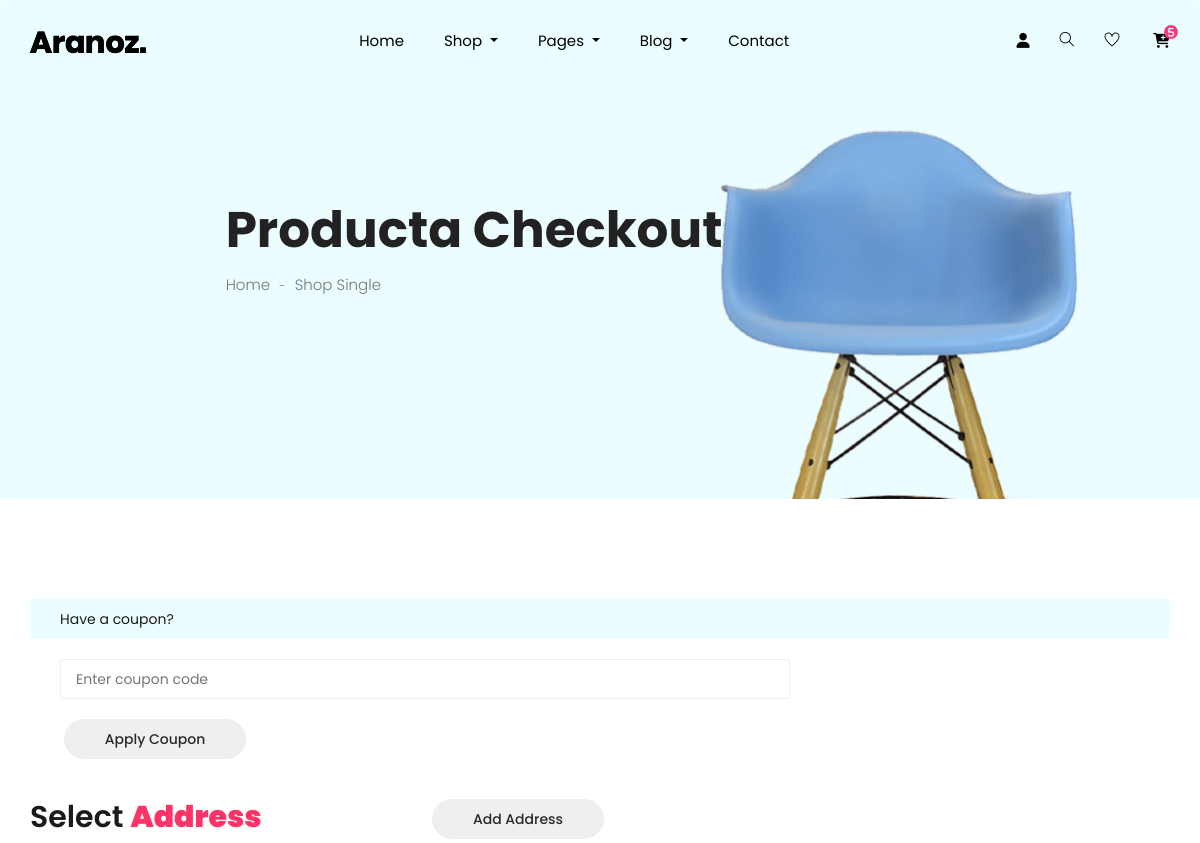
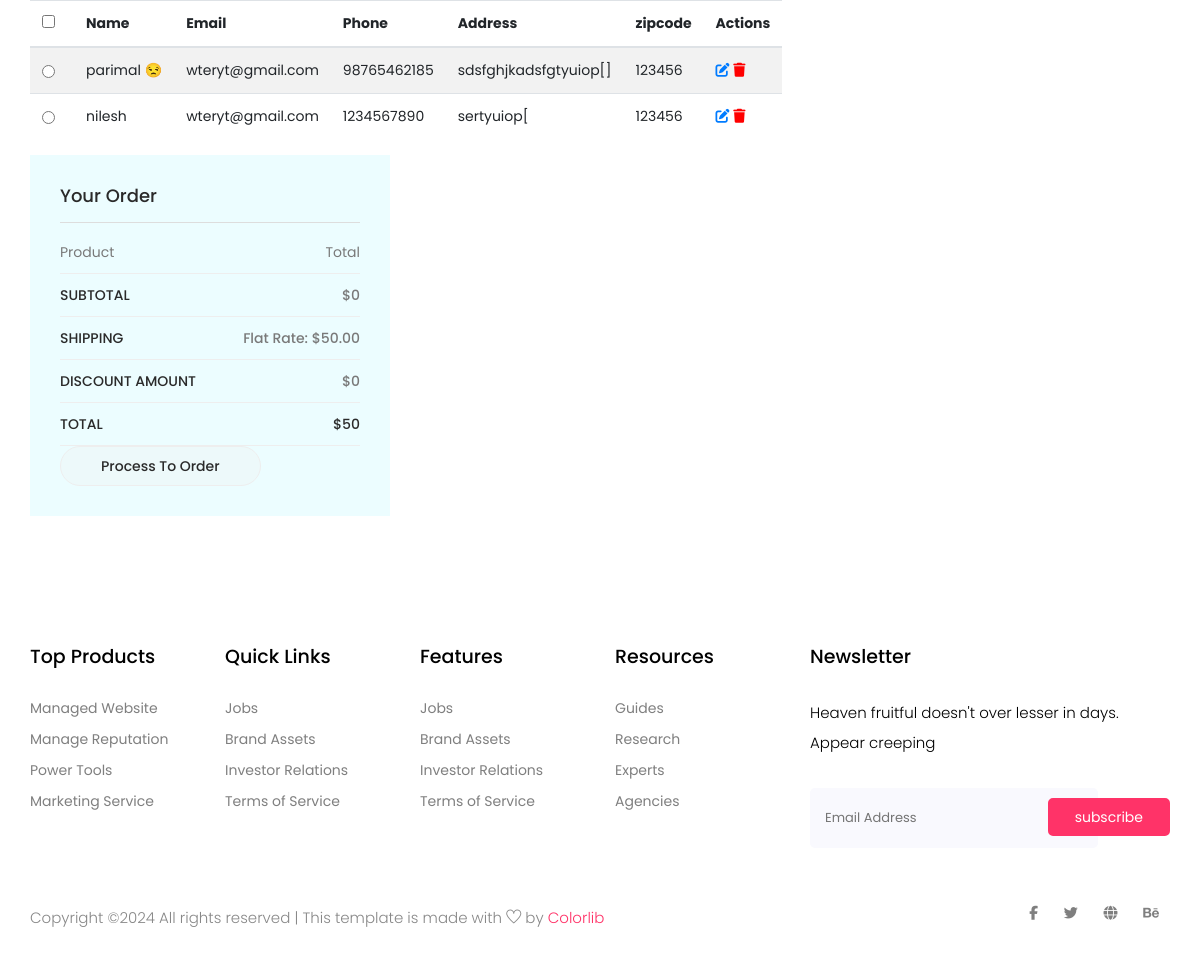
Screenshot of /check (signed in) with the database file from the repository (2 pictures, top to bottom).
### shop/models.py (models this page shows, shortened)
class billing_address(models.Model):
    name=models.CharField(max_length=100,null=False)
    phone=models.IntegerField(null=False)
    email=models.EmailField(max_length=100,null=False)
    address=models.CharField(max_length=200,null=False)
    zipcode=models.IntegerField(null=False)

### shop/views.py (the view, shortened to what this page needs)
# urls.py: path('check', views.check, name='check'),
def check(request):
        uid=user.objects.get(email=request.session["email"])
        cid=add_cart.objects.filter(user=uid)
        adi=billing_address.objects.filter(email=request.session["email"])
        l1=[]
        for i in cid:
            l1.append(i.t )
        total=sum(l1)
        ftotle=total+50
        discount_amount=0
        con={"uid":uid,"cid":cid,"adi":adi,"email":request.session["email"],"total":total,"ftotle":ftotle,"discount_amount":discount_amount}
        return render(request,'check.html',con)

### shop/templates/check.html (shortened to what this page needs)
{% extends 'index.html' %} {% load static %}
  {% block content %}
  <section class="breadcrumb breadcrumb_bg">
    <div class="container">
      <div class="row justify-content-center">
        <div class="col-lg-8">
          <div class="breadcrumb_iner">
            <div class="breadcrumb_iner_item">
              <h2>Producta Checkout</h2>
              <p>Home <span>-</span> Shop Single</p>
            </div>
          </div>
        </div>
      </div>
    </div>
  </section>
  <section class="checkout_area padding_top">
    <div class="container">
      <form action="{% url 'check' %}" method="post">
        <div class="cupon_area">
          <div class="check_title">
            <h2>Have a coupon?</h2>
          </div>
          <input type="text" name="cupancode" value="{{cupancode}}" placeholder="Enter coupon code" />
          <button type="submit" value="submit" class="tp_btn">
            Apply Coupon
          </button>
        </div>
      </form>
      <div class="billing_details">
        <div class="row">
                <div>
                        <div class="container">
                            <div class="table-wrapper">
                                <div class="table-title">
                                    <div class="row">
                                        <div class="col-sm-6">
                                            <h2>Select <b>Address</b></h2>
                                        </div>
                                        <div class="col-sm-6">
                                            <div>
                                                <button type="button" class="tp_btn" style="margin-left: 3%;" data-toggle="modal" data-target="#exampleModal" data-whatever="@fat">Add Address</button>
                                              </div>
                                        </div>
                                    </div>
                                </div>
                        <form action="{% url 'myorder' %}" method="post">
                                <table class="table table-striped table-hover">
                                    <thead>
                                        <tr>
                                            <th>
                                                <span class="custom-checkbox">
                                                    <input type="checkbox" id="selectAll">
                                                </span>
                                            </th>
                                            <th>Name</th>
                                            <th>Email</th>
                                            <th>Phone</th>
                                            <th>Address</th>
                                            <th>zipcode</th>
                                            <th>Actions</th>
                                        </tr>
                                    </thead>
                                    <tbody>
                                        {% for i in adi %}
                                        <tr>
                                            <td>
                                                <div class="form-check">
                                                    <input class="form-check-input" required type="radio" name="flexRadioDefault" id="flexRadioDefault1" value="{{i.id}}">
                                                  </div>
                                            </td>
                                            <td>{{i.name}}</td>
                                            <td>{{i.email}}</td>
                                            <td>{{i.phone}}</td>
                                            <td>{{i.address}}</td>
                                            <td>{{i.zipcode}}</td>
                                            <td>
                                                <a href="#editEmployeeModal-{{i.id}}" class="edit" data-toggle="modal"><i class="fa-duotone fa-solid fa-pen-to-square" title="Edit"></i></a>
                                                <a href="#deleteEmployeeModal-{{i.id}}" class="delete" data-toggle="modal"><i class="fa-solid fa-trash" style="color: #ff0000;" title="Delete"></i></a>
                                            </td>
                                        </tr>
                                        {% endfor %}
                                    </tbody>
                                </table>
                            </div>
                        </div>
                </div>
          <div class="col-lg-4">
            <div class="order_box">
              <h2>Your Order</h2>
              <ul class="list">
                <li>
                  <a href="#">Product
                    <span>Total</span>
                  </a>
                </li>
              </ul>
              <ul class="list list_2">
                <li>
                  <a href="#">Subtotal
                    <span>${{total}}</span>
                  </a>
                </li>
                <li>
                  <a href="#">Shipping
                    <span>Flat rate: $50.00</span>
                  </a>
                </li>
                <li>
                  <a href="#">Discount amount
                    <span>${{discount_amount}}</span>
                  </a>
                </li>
                <li>
                  <a href="#">Total
                    <span>${{ftotle}}</span>
                  </a>
                </li>
              </ul>
           {% if cid.count == 0 %}
              <button type="submit" value="submit" class="tp_btn" disabled>
                process to order
              </button>
              {% else %}
              <button type="submit" value="submit" class="tp_btn" >
                process to order
              </button>
              {% endif %}
            </div>
          </div>
        </div>
      </div>
    </div>
  </section>
  {% endblock %}

### shop/static/css/all.css (style rules this page uses)
.fa-trash:before { content: "\f1f8"; }

### rows the page displays
billing_address: name "parimal 😒", email "wteryt@gmail.com", phone "98765462185", address "sdsfghjkadsfgtyuiop[]", zipcode "123456"
billing_address: name "nilesh", email "wteryt@gmail.com", phone "1234567890", address "sertyuiop[", zipcode "123456"

### other values shown
{{ total }} "0"
{{ discount_amount }} "0"
{{ ftotle }} "50"
